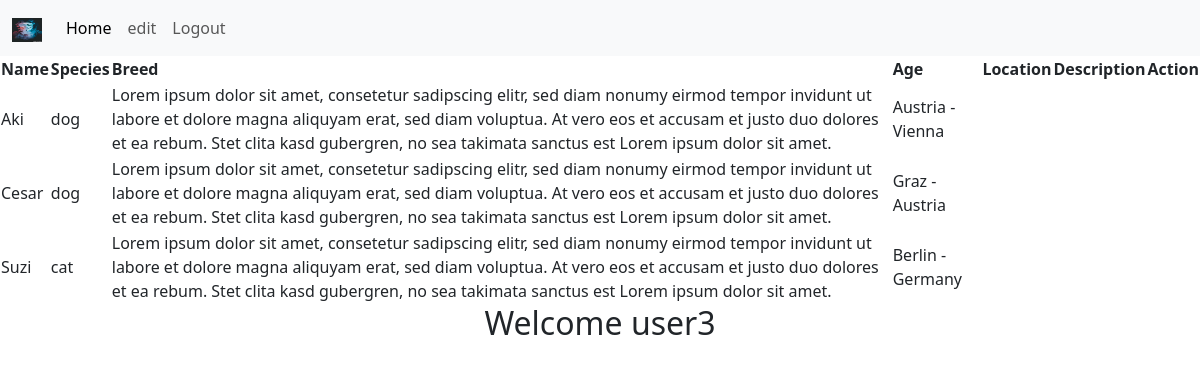
Screenshot of /home_adam.php (signed in) with the database file from the repository.
### tables this page shows
CREATE TABLE `users` (
  `id` int(11) NOT NULL,
  `username` varchar(255) NOT NULL,
  `password` varchar(255) NOT NULL,
  `email` varchar(255) NOT NULL,
  `registration_date` date DEFAULT curdate(),
  `pictures` varchar(255) DEFAULT NULL,
  `role` enum('user','admin') DEFAULT 'user'
);

CREATE TABLE `pets` (
  `id` int(11) NOT NULL,
  `name` varchar(255) DEFAULT NULL,
  `species` enum('dog','cat','bird','hamster','fish') DEFAULT NULL,
  `description` text DEFAULT NULL,
  `location` varchar(255) DEFAULT NULL,
  `added_by` int(11) DEFAULT NULL,
  `breed` varchar(100) DEFAULT 'No Breed',
  `status` enum('not adopted','adopted','pending') DEFAULT 'not adopted',
  `age` int(11) NOT NULL,
  `image` varchar(150) DEFAULT 'avatar.jpg',
  `size` enum('small','medium','big') NOT NULL
);

### home_adam.php (the view, shortened to what this page needs)
<?php
    require_once "db_connect.php";
    $sql = "SELECT * FROM users WHERE id = {$_SESSION["user"]}";
    $result = mysqli_query($connection, $sql);
    $row = mysqli_fetch_assoc($result);
$query = "SELECT * FROM pets";
$result = $connection->query($query);
?>
<!DOCTYPE html>
<html lang="en">
<head>
    <link href="https://cdn.jsdelivr.net/npm/bootstrap@5.3.0/dist/css/bootstrap.min.css" rel="stylesheet">
</head>
<body>
    <nav class="navbar navbar-expand-lg bg-body-tertiary">
        <div class="container-fluid">
            <a class="navbar-brand" href="#">
                <img src="pictures/<?= $row["pictures"] ?>" alt="user pic" width="30" height="24">
            </a>
            <ul class="navbar-nav me-auto mb-2 mb-lg-0">
                <li class="nav-item">
                    <a class="nav-link active" aria-current="page" href="#">Home</a>
                </li>
                <li class="nav-item">
                <a class="nav-link" href="login_logout_register_crud/update.php?id=<?= $row["id"] ?>">edit</a>
                </li>
                <li class="nav-item">
                    <a class="nav-link" href="user_crud/logout.php?logout">Logout</a>
                </li>
            </ul>
        </div>
    </nav>
    <table>
    <thead>
        <tr>
            <th>Name</th>
            <th>Species</th>
            <th>Breed</th>
            <th>Age</th>
            <th>Location</th>
            <th>Description</th>
            <th>Action</th>
        </tr>
    </thead>
    <tbody>
        <?php while($petRow = $result->fetch_assoc()): ?>
            <tr>
                <td><?= $petRow['name'] ?></td>
                <td><?= $petRow['species'] ?></td>
                <td><?= $petRow['description'] ?></td>
                <td><?= $petRow['location'] ?></td>
            </tr>
        <?php endwhile; ?>
    </tbody>
</table>
    <h2 class="text-center">Welcome <?= $row["username"] ?></h2>
</body>
</html>

### rows the page displays
users: pictures (picture), username "user3"
pets: name "Aki", species "dog", description "Lorem ipsum dolor sit amet, consetetur sadipscing elitr, sed diam nonumy eirmod tempor invidunt ut labore et dolore magna aliquyam erat, sed diam voluptua. At vero eos et accusam et justo duo dolores et ea rebum. Stet clita kasd gubergren, no sea takimata sanctus est Lorem ipsum dolor sit amet.", location "Austria -Vienna"
pets: name "Cesar", species "dog", description "Lorem ipsum dolor sit amet, consetetur sadipscing elitr, sed diam nonumy eirmod tempor invidunt ut labore et dolore magna aliquyam erat, sed diam voluptua. At vero eos et accusam et justo duo dolores et ea rebum. Stet clita kasd gubergren, no sea takimata sanctus est Lorem ipsum dolor sit amet.", location "Graz - Austria"
pets: name "Suzi", species "cat", description "Lorem ipsum dolor sit amet, consetetur sadipscing elitr, sed diam nonumy eirmod tempor invidunt ut labore et dolore magna aliquyam erat, sed diam voluptua. At vero eos et accusam et justo duo dolores et ea rebum. Stet clita kasd gubergren, no sea takimata sanctus est Lorem ipsum dolor sit amet.", location "Berlin - Germany"
